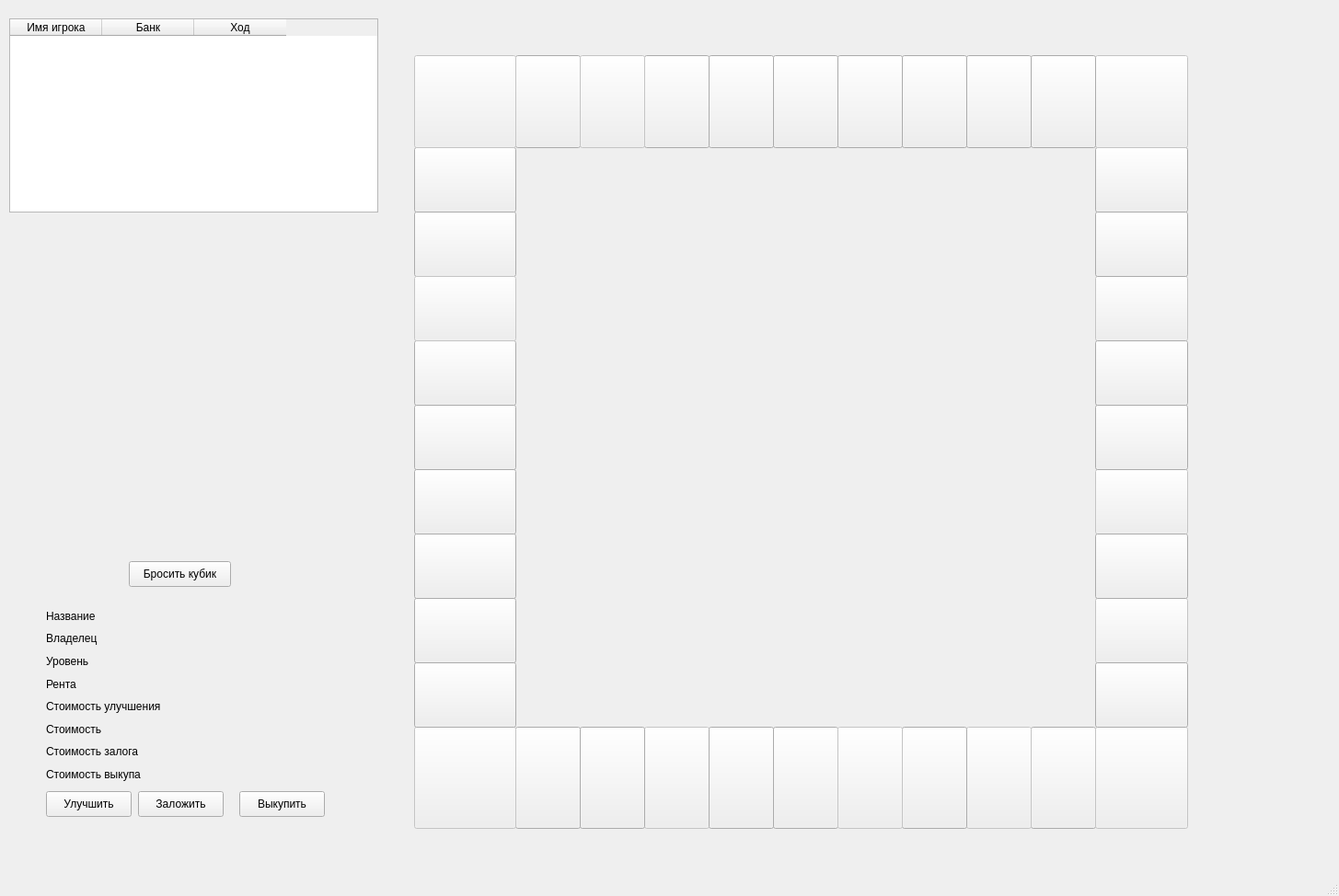
<?xml version="1.0" encoding="UTF-8"?>
<ui version="4.0">
 <class>MainWindow</class>
 <widget class="QMainWindow" name="MainWindow">
  <property name="geometry">
   <rect>
    <x>0</x>
    <y>0</y>
    <width>1455</width>
    <height>974</height>
   </rect>
  </property>
  <property name="windowTitle">
   <string>MainWindow</string>
  </property>
  <widget class="QWidget" name="centralwidget">
   <widget class="QPushButton" name="card10">
    <property name="geometry">
     <rect>
      <x>560</x>
      <y>790</y>
      <width>71</width>
      <height>111</height>
     </rect>
    </property>
    <property name="text">
     <string/>
    </property>
   </widget>
   <widget class="QPushButton" name="card11">
    <property name="enabled">
     <bool>false</bool>
    </property>
    <property name="geometry">
     <rect>
      <x>450</x>
      <y>790</y>
      <width>111</width>
      <height>111</height>
     </rect>
    </property>
    <property name="text">
     <string/>
    </property>
   </widget>
   <widget class="QPushButton" name="card29">
    <property name="geometry">
     <rect>
      <x>1050</x>
      <y>60</y>
      <width>71</width>
      <height>101</height>
     </rect>
    </property>
    <property name="text">
     <string/>
    </property>
   </widget>
   <widget class="QPushButton" name="card32">
    <property name="geometry">
     <rect>
      <x>1190</x>
      <y>160</y>
      <width>101</width>
      <height>71</height>
     </rect>
    </property>
    <property name="text">
     <string/>
    </property>
   </widget>
   <widget class="QPushButton" name="card34">
    <property name="enabled">
     <bool>false</bool>
    </property>
    <property name="geometry">
     <rect>
      <x>1190</x>
      <y>300</y>
      <width>101</width>
      <height>71</height>
     </rect>
    </property>
    <property name="text">
     <string/>
    </property>
   </widget>
   <widget class="QPushButton" name="card14">
    <property name="geometry">
     <rect>
      <x>450</x>
      <y>580</y>
      <width>111</width>
      <height>71</height>
     </rect>
    </property>
    <property name="text">
     <string/>
    </property>
   </widget>
   <widget class="QPushButton" name="card20">
    <property name="geometry">
     <rect>
      <x>450</x>
      <y>160</y>
      <width>111</width>
      <height>71</height>
     </rect>
    </property>
    <property name="text">
     <string/>
    </property>
   </widget>
   <widget class="QPushButton" name="card6">
    <property name="geometry">
     <rect>
      <x>840</x>
      <y>790</y>
      <width>71</width>
      <height>111</height>
     </rect>
    </property>
    <property name="text">
     <string/>
    </property>
    <property name="icon">
     <iconset>
      <normaloff>Image/Без имени5.png</normaloff>Image/Без имени5.png</iconset>
    </property>
    <property name="iconSize">
     <size>
      <width>31</width>
      <height>50</height>
     </size>
    </property>
   </widget>
   <widget class="QPushButton" name="card8">
    <property name="enabled">
     <bool>false</bool>
    </property>
    <property name="geometry">
     <rect>
      <x>700</x>
      <y>790</y>
      <width>71</width>
      <height>111</height>
     </rect>
    </property>
    <property name="text">
     <string/>
    </property>
   </widget>
   <widget class="QPushButton" name="card15">
    <property name="enabled">
     <bool>true</bool>
    </property>
    <property name="geometry">
     <rect>
      <x>450</x>
      <y>510</y>
      <width>111</width>
      <height>71</height>
     </rect>
    </property>
    <property name="text">
     <string/>
    </property>
   </widget>
   <widget class="QPushButton" name="card2">
    <property name="geometry">
     <rect>
      <x>1120</x>
      <y>790</y>
      <width>71</width>
      <height>111</height>
     </rect>
    </property>
    <property name="text">
     <string/>
    </property>
    <property name="icon">
     <iconset>
      <normaloff>Image/Без имени.png</normaloff>Image/Без имени.png</iconset>
    </property>
    <property name="iconSize">
     <size>
      <width>31</width>
      <height>50</height>
     </size>
    </property>
   </widget>
   <widget class="QPushButton" name="card3">
    <property name="enabled">
     <bool>false</bool>
    </property>
    <property name="geometry">
     <rect>
      <x>1050</x>
      <y>790</y>
      <width>71</width>
      <height>111</height>
     </rect>
    </property>
    <property name="text">
     <string/>
    </property>
   </widget>
   <widget class="QPushButton" name="card26">
    <property name="geometry">
     <rect>
      <x>840</x>
      <y>60</y>
      <width>71</width>
      <height>101</height>
     </rect>
    </property>
    <property name="text">
     <string/>
    </property>
   </widget>
   <widget class="QPushButton" name="card9">
    <property name="enabled">
     <bool>true</bool>
    </property>
    <property name="geometry">
     <rect>
      <x>630</x>
      <y>790</y>
      <width>71</width>
      <height>111</height>
     </rect>
    </property>
    <property name="text">
     <string/>
    </property>
   </widget>
   <widget class="QPushButton" name="card12">
    <property name="geometry">
     <rect>
      <x>450</x>
      <y>720</y>
      <width>111</width>
      <height>71</height>
     </rect>
    </property>
    <property name="text">
     <string/>
    </property>
   </widget>
   <widget class="QPushButton" name="card37">
    <property name="enabled">
     <bool>false</bool>
    </property>
    <property name="geometry">
     <rect>
      <x>1190</x>
      <y>510</y>
      <width>101</width>
      <height>71</height>
     </rect>
    </property>
    <property name="text">
     <string/>
    </property>
   </widget>
   <widget class="QPushButton" name="card4">
    <property name="enabled">
     <bool>true</bool>
    </property>
    <property name="geometry">
     <rect>
      <x>980</x>
      <y>790</y>
      <width>71</width>
      <height>111</height>
     </rect>
    </property>
    <property name="text">
     <string/>
    </property>
    <property name="icon">
     <iconset>
      <normaloff>Image/Без имени3.png</normaloff>Image/Без имени3.png</iconset>
    </property>
    <property name="iconSize">
     <size>
      <width>31</width>
      <height>50</height>
     </size>
    </property>
   </widget>
   <widget class="QPushButton" name="card39">
    <property name="enabled">
     <bool>false</bool>
    </property>
    <property name="geometry">
     <rect>
      <x>1190</x>
      <y>650</y>
      <width>101</width>
      <height>71</height>
     </rect>
    </property>
    <property name="text">
     <string/>
    </property>
   </widget>
   <widget class="QPushButton" name="card24">
    <property name="geometry">
     <rect>
      <x>700</x>
      <y>60</y>
      <width>71</width>
      <height>101</height>
     </rect>
    </property>
    <property name="text">
     <string/>
    </property>
   </widget>
   <widget class="QTableWidget" name="tableWidget">
    <property name="enabled">
     <bool>true</bool>
    </property>
    <property name="geometry">
     <rect>
      <x>10</x>
      <y>20</y>
      <width>401</width>
      <height>211</height>
     </rect>
    </property>
    <column>
     <property name="text">
      <string>Имя игрока</string>
     </property>
    </column>
    <column>
     <property name="text">
      <string>Банк</string>
     </property>
    </column>
    <column>
     <property name="text">
      <string>Ход</string>
     </property>
    </column>
   </widget>
   <widget class="QPushButton" name="card19">
    <property name="geometry">
     <rect>
      <x>450</x>
      <y>230</y>
      <width>111</width>
      <height>71</height>
     </rect>
    </property>
    <property name="text">
     <string/>
    </property>
   </widget>
   <widget class="QPushButton" name="card25">
    <property name="geometry">
     <rect>
      <x>770</x>
      <y>60</y>
      <width>71</width>
      <height>101</height>
     </rect>
    </property>
    <property name="text">
     <string/>
    </property>
   </widget>
   <widget class="QPushButton" name="card28">
    <property name="enabled">
     <bool>true</bool>
    </property>
    <property name="geometry">
     <rect>
      <x>980</x>
      <y>60</y>
      <width>71</width>
      <height>101</height>
     </rect>
    </property>
    <property name="text">
     <string/>
    </property>
   </widget>
   <widget class="QPushButton" name="card31">
    <property name="enabled">
     <bool>false</bool>
    </property>
    <property name="geometry">
     <rect>
      <x>1190</x>
      <y>60</y>
      <width>101</width>
      <height>101</height>
     </rect>
    </property>
    <property name="text">
     <string/>
    </property>
   </widget>
   <widget class="QPushButton" name="card36">
    <property name="geometry">
     <rect>
      <x>1190</x>
      <y>440</y>
      <width>101</width>
      <height>71</height>
     </rect>
    </property>
    <property name="text">
     <string/>
    </property>
   </widget>
   <widget class="QPushButton" name="card7">
    <property name="enabled">
     <bool>true</bool>
    </property>
    <property name="geometry">
     <rect>
      <x>770</x>
      <y>790</y>
      <width>71</width>
      <height>111</height>
     </rect>
    </property>
    <property name="text">
     <string/>
    </property>
   </widget>
   <widget class="QPushButton" name="pushButton">
    <property name="enabled">
     <bool>true</bool>
    </property>
    <property name="geometry">
     <rect>
      <x>140</x>
      <y>610</y>
      <width>111</width>
      <height>28</height>
     </rect>
    </property>
    <property name="toolTip">
     <string/>
    </property>
    <property name="text">
     <string>Бросить кубик</string>
    </property>
   </widget>
   <widget class="QPushButton" name="upButton">
    <property name="geometry">
     <rect>
      <x>50</x>
      <y>860</y>
      <width>93</width>
      <height>28</height>
     </rect>
    </property>
    <property name="text">
     <string>Улучшить</string>
    </property>
    <property name="checkable">
     <bool>false</bool>
    </property>
   </widget>
   <widget class="QLabel" name="Game">
    <property name="geometry">
     <rect>
      <x>210</x>
      <y>720</y>
      <width>231</width>
      <height>111</height>
     </rect>
    </property>
    <property name="text">
     <string/>
    </property>
   </widget>
   <widget class="QPushButton" name="card1">
    <property name="enabled">
     <bool>false</bool>
    </property>
    <property name="geometry">
     <rect>
      <x>1190</x>
      <y>790</y>
      <width>101</width>
      <height>111</height>
     </rect>
    </property>
    <property name="text">
     <string/>
    </property>
    <property name="icon">
     <iconset>
      <normaloff>Image/Без имени35.png</normaloff>Image/Без имени35.png</iconset>
    </property>
    <property name="iconSize">
     <size>
      <width>50</width>
      <height>50</height>
     </size>
    </property>
   </widget>
   <widget class="QPushButton" name="card30">
    <property name="geometry">
     <rect>
      <x>1120</x>
      <y>60</y>
      <width>71</width>
      <height>101</height>
     </rect>
    </property>
    <property name="text">
     <string/>
    </property>
   </widget>
   <widget class="QPushButton" name="card22">
    <property name="geometry">
     <rect>
      <x>560</x>
      <y>60</y>
      <width>71</width>
      <height>101</height>
     </rect>
    </property>
    <property name="text">
     <string/>
    </property>
   </widget>
   <widget class="QPushButton" name="card40">
    <property name="geometry">
     <rect>
      <x>1190</x>
      <y>720</y>
      <width>101</width>
      <height>71</height>
     </rect>
    </property>
    <property name="text">
     <string/>
    </property>
   </widget>
   <widget class="QPushButton" name="card35">
    <property name="geometry">
     <rect>
      <x>1190</x>
      <y>370</y>
      <width>101</width>
      <height>71</height>
     </rect>
    </property>
    <property name="text">
     <string/>
    </property>
   </widget>
   <widget class="QPushButton" name="card5">
    <property name="enabled">
     <bool>false</bool>
    </property>
    <property name="geometry">
     <rect>
      <x>910</x>
      <y>790</y>
      <width>71</width>
      <height>111</height>
     </rect>
    </property>
    <property name="text">
     <string/>
    </property>
   </widget>
   <widget class="QPushButton" name="card27">
    <property name="geometry">
     <rect>
      <x>910</x>
      <y>60</y>
      <width>71</width>
      <height>101</height>
     </rect>
    </property>
    <property name="text">
     <string/>
    </property>
   </widget>
   <widget class="QPushButton" name="card17">
    <property name="geometry">
     <rect>
      <x>450</x>
      <y>370</y>
      <width>111</width>
      <height>71</height>
     </rect>
    </property>
    <property name="text">
     <string/>
    </property>
   </widget>
   <widget class="QPushButton" name="card23">
    <property name="enabled">
     <bool>false</bool>
    </property>
    <property name="geometry">
     <rect>
      <x>630</x>
      <y>60</y>
      <width>71</width>
      <height>101</height>
     </rect>
    </property>
    <property name="text">
     <string/>
    </property>
   </widget>
   <widget class="QPushButton" name="card38">
    <property name="geometry">
     <rect>
      <x>1190</x>
      <y>580</y>
      <width>101</width>
      <height>71</height>
     </rect>
    </property>
    <property name="text">
     <string/>
    </property>
   </widget>
   <widget class="QPushButton" name="card16">
    <property name="geometry">
     <rect>
      <x>450</x>
      <y>440</y>
      <width>111</width>
      <height>71</height>
     </rect>
    </property>
    <property name="text">
     <string/>
    </property>
   </widget>
   <widget class="QPushButton" name="card33">
    <property name="enabled">
     <bool>true</bool>
    </property>
    <property name="geometry">
     <rect>
      <x>1190</x>
      <y>230</y>
      <width>101</width>
      <height>71</height>
     </rect>
    </property>
    <property name="text">
     <string/>
    </property>
   </widget>
   <widget class="QWidget" name="verticalLayoutWidget_5">
    <property name="enabled">
     <bool>true</bool>
    </property>
    <property name="geometry">
     <rect>
      <x>20</x>
      <y>370</y>
      <width>391</width>
      <height>201</height>
     </rect>
    </property>
    <layout class="QVBoxLayout" name="verticalLayout_5">
     <item>
      <layout class="QHBoxLayout" name="horizontalLayout_6">
       <item>
        <layout class="QVBoxLayout" name="verticalLayout_3">
         <item>
          <widget class="QLabel" name="cube_1">
           <property name="enabled">
            <bool>true</bool>
           </property>
           <property name="text">
            <string/>
           </property>
          </widget>
         </item>
        </layout>
       </item>
       <item>
        <layout class="QVBoxLayout" name="verticalLayout_4">
         <item>
          <widget class="QLabel" name="cube_2">
           <property name="enabled">
            <bool>true</bool>
           </property>
           <property name="text">
            <string/>
           </property>
          </widget>
         </item>
        </layout>
       </item>
      </layout>
     </item>
    </layout>
   </widget>
   <widget class="QPushButton" name="card21">
    <property name="enabled">
     <bool>false</bool>
    </property>
    <property name="geometry">
     <rect>
      <x>450</x>
      <y>60</y>
      <width>111</width>
      <height>101</height>
     </rect>
    </property>
    <property name="text">
     <string/>
    </property>
   </widget>
   <widget class="QPushButton" name="card13">
    <property name="enabled">
     <bool>true</bool>
    </property>
    <property name="geometry">
     <rect>
      <x>450</x>
      <y>650</y>
      <width>111</width>
      <height>71</height>
     </rect>
    </property>
    <property name="text">
     <string/>
    </property>
   </widget>
   <widget class="QPushButton" name="card18">
    <property name="enabled">
     <bool>false</bool>
    </property>
    <property name="geometry">
     <rect>
      <x>450</x>
      <y>300</y>
      <width>111</width>
      <height>71</height>
     </rect>
    </property>
    <property name="text">
     <string/>
    </property>
   </widget>
   <widget class="QWidget" name="verticalLayoutWidget">
    <property name="geometry">
     <rect>
      <x>50</x>
      <y>660</y>
      <width>160</width>
      <height>191</height>
     </rect>
    </property>
    <layout class="QVBoxLayout" name="Names">
     <item>
      <widget class="QLabel" name="l5">
       <property name="text">
        <string>Название</string>
       </property>
      </widget>
     </item>
     <item>
      <widget class="QLabel" name="l6">
       <property name="text">
        <string>Владелец</string>
       </property>
      </widget>
     </item>
     <item>
      <widget class="QLabel" name="l3">
       <property name="text">
        <string>Уровень</string>
       </property>
      </widget>
     </item>
     <item>
      <widget class="QLabel" name="l2">
       <property name="text">
        <string>Рента</string>
       </property>
      </widget>
     </item>
     <item>
      <widget class="QLabel" name="l1">
       <property name="text">
        <string>Стоимость улучшения</string>
       </property>
      </widget>
     </item>
     <item>
      <widget class="QLabel" name="l4">
       <property name="text">
        <string>Стоимость</string>
       </property>
      </widget>
     </item>
     <item>
      <widget class="QLabel" name="label">
       <property name="text">
        <string>Стоимость залога</string>
       </property>
      </widget>
     </item>
     <item>
      <widget class="QLabel" name="label_2">
       <property name="text">
        <string>Стоимость выкупа</string>
       </property>
      </widget>
     </item>
    </layout>
   </widget>
   <widget class="QWidget" name="verticalLayoutWidget_2">
    <property name="geometry">
     <rect>
      <x>210</x>
      <y>660</y>
      <width>160</width>
      <height>191</height>
     </rect>
    </property>
    <layout class="QVBoxLayout" name="Valus">
     <item>
      <widget class="QLabel" name="CardName">
       <property name="text">
        <string/>
       </property>
      </widget>
     </item>
     <item>
      <widget class="QLabel" name="owner">
       <property name="text">
        <string/>
       </property>
      </widget>
     </item>
     <item>
      <widget class="QLabel" name="level">
       <property name="text">
        <string/>
       </property>
      </widget>
     </item>
     <item>
      <widget class="QLabel" name="renta">
       <property name="text">
        <string/>
       </property>
      </widget>
     </item>
     <item>
      <widget class="QLabel" name="costUp">
       <property name="text">
        <string/>
       </property>
      </widget>
     </item>
     <item>
      <widget class="QLabel" name="cost">
       <property name="text">
        <string/>
       </property>
      </widget>
     </item>
     <item>
      <widget class="QLabel" name="cost_2">
       <property name="text">
        <string/>
       </property>
      </widget>
     </item>
     <item>
      <widget class="QLabel" name="cost_3">
       <property name="text">
        <string/>
       </property>
      </widget>
     </item>
    </layout>
   </widget>
   <widget class="QPushButton" name="upButton_2">
    <property name="geometry">
     <rect>
      <x>150</x>
      <y>860</y>
      <width>93</width>
      <height>28</height>
     </rect>
    </property>
    <property name="text">
     <string>Заложить</string>
    </property>
    <property name="checkable">
     <bool>false</bool>
    </property>
   </widget>
   <widget class="QPushButton" name="upButton_3">
    <property name="geometry">
     <rect>
      <x>260</x>
      <y>860</y>
      <width>93</width>
      <height>28</height>
     </rect>
    </property>
    <property name="text">
     <string>Выкупить</string>
    </property>
    <property name="checkable">
     <bool>false</bool>
    </property>
   </widget>
  </widget>
  <widget class="QMenuBar" name="menubar">
   <property name="geometry">
    <rect>
     <x>0</x>
     <y>0</y>
     <width>1455</width>
     <height>26</height>
    </rect>
   </property>
  </widget>
  <widget class="QStatusBar" name="statusbar"/>
 </widget>
 <resources/>
 <connections>
  <connection>
   <sender>pushButton</sender>
   <signal>clicked()</signal>
   <receiver>MainWindow</receiver>
   <slot>roll()</slot>
   <hints>
    <hint type="sourcelabel">
     <x>189</x>
     <y>649</y>
    </hint>
    <hint type="destinationlabel">
     <x>269</x>
     <y>671</y>
    </hint>
   </hints>
  </connection>
  <connection>
   <sender>card2</sender>
   <signal>clicked()</signal>
   <receiver>MainWindow</receiver>
   <slot>card1()</slot>
   <hints>
    <hint type="sourcelabel">
     <x>740</x>
     <y>386</y>
    </hint>
    <hint type="destinationlabel">
     <x>750</x>
     <y>487</y>
    </hint>
   </hints>
  </connection>
  <connection>
   <sender>card6</sender>
   <signal>clicked()</signal>
   <receiver>MainWindow</receiver>
   <slot>card3()</slot>
   <hints>
    <hint type="sourcelabel">
     <x>626</x>
     <y>390</y>
    </hint>
    <hint type="destinationlabel">
     <x>625</x>
     <y>489</y>
    </hint>
   </hints>
  </connection>
  <connection>
   <sender>card7</sender>
   <signal>clicked()</signal>
   <receiver>MainWindow</receiver>
   <slot>card4()</slot>
   <hints>
    <hint type="sourcelabel">
     <x>591</x>
     <y>395</y>
    </hint>
    <hint type="destinationlabel">
     <x>575</x>
     <y>494</y>
    </hint>
   </hints>
  </connection>
  <connection>
   <sender>card9</sender>
   <signal>clicked()</signal>
   <receiver>MainWindow</receiver>
   <slot>card5()</slot>
   <hints>
    <hint type="sourcelabel">
     <x>533</x>
     <y>395</y>
    </hint>
    <hint type="destinationlabel">
     <x>533</x>
     <y>459</y>
    </hint>
   </hints>
  </connection>
  <connection>
   <sender>card10</sender>
   <signal>clicked()</signal>
   <receiver>MainWindow</receiver>
   <slot>card6()</slot>
   <hints>
    <hint type="sourcelabel">
     <x>508</x>
     <y>389</y>
    </hint>
    <hint type="destinationlabel">
     <x>505</x>
     <y>474</y>
    </hint>
   </hints>
  </connection>
  <connection>
   <sender>card12</sender>
   <signal>clicked()</signal>
   <receiver>MainWindow</receiver>
   <slot>card7()</slot>
   <hints>
    <hint type="sourcelabel">
     <x>466</x>
     <y>340</y>
    </hint>
    <hint type="destinationlabel">
     <x>438</x>
     <y>433</y>
    </hint>
   </hints>
  </connection>
  <connection>
   <sender>card13</sender>
   <signal>clicked()</signal>
   <receiver>MainWindow</receiver>
   <slot>card8()</slot>
   <hints>
    <hint type="sourcelabel">
     <x>484</x>
     <y>315</y>
    </hint>
    <hint type="destinationlabel">
     <x>538</x>
     <y>314</y>
    </hint>
   </hints>
  </connection>
  <connection>
   <sender>card14</sender>
   <signal>clicked()</signal>
   <receiver>MainWindow</receiver>
   <slot>card9()</slot>
   <hints>
    <hint type="sourcelabel">
     <x>472</x>
     <y>291</y>
    </hint>
    <hint type="destinationlabel">
     <x>533</x>
     <y>283</y>
    </hint>
   </hints>
  </connection>
  <connection>
   <sender>card15</sender>
   <signal>clicked()</signal>
   <receiver>MainWindow</receiver>
   <slot>card10()</slot>
   <hints>
    <hint type="sourcelabel">
     <x>475</x>
     <y>256</y>
    </hint>
    <hint type="destinationlabel">
     <x>554</x>
     <y>250</y>
    </hint>
   </hints>
  </connection>
  <connection>
   <sender>card16</sender>
   <signal>clicked()</signal>
   <receiver>MainWindow</receiver>
   <slot>card11()</slot>
   <hints>
    <hint type="sourcelabel">
     <x>477</x>
     <y>225</y>
    </hint>
    <hint type="destinationlabel">
     <x>570</x>
     <y>220</y>
    </hint>
   </hints>
  </connection>
  <connection>
   <sender>card17</sender>
   <signal>clicked()</signal>
   <receiver>MainWindow</receiver>
   <slot>card12()</slot>
   <hints>
    <hint type="sourcelabel">
     <x>484</x>
     <y>191</y>
    </hint>
    <hint type="destinationlabel">
     <x>534</x>
     <y>191</y>
    </hint>
   </hints>
  </connection>
  <connection>
   <sender>card19</sender>
   <signal>clicked()</signal>
   <receiver>MainWindow</receiver>
   <slot>card13()</slot>
   <hints>
    <hint type="sourcelabel">
     <x>473</x>
     <y>135</y>
    </hint>
    <hint type="destinationlabel">
     <x>506</x>
     <y>135</y>
    </hint>
   </hints>
  </connection>
  <connection>
   <sender>card20</sender>
   <signal>clicked()</signal>
   <receiver>MainWindow</receiver>
   <slot>card14()</slot>
   <hints>
    <hint type="sourcelabel">
     <x>475</x>
     <y>98</y>
    </hint>
    <hint type="destinationlabel">
     <x>534</x>
     <y>107</y>
    </hint>
   </hints>
  </connection>
  <connection>
   <sender>card22</sender>
   <signal>clicked()</signal>
   <receiver>MainWindow</receiver>
   <slot>card15()</slot>
   <hints>
    <hint type="sourcelabel">
     <x>514</x>
     <y>73</y>
    </hint>
    <hint type="destinationlabel">
     <x>576</x>
     <y>153</y>
    </hint>
   </hints>
  </connection>
  <connection>
   <sender>card24</sender>
   <signal>clicked()</signal>
   <receiver>MainWindow</receiver>
   <slot>card16()</slot>
   <hints>
    <hint type="sourcelabel">
     <x>558</x>
     <y>62</y>
    </hint>
    <hint type="destinationlabel">
     <x>614</x>
     <y>117</y>
    </hint>
   </hints>
  </connection>
  <connection>
   <sender>card25</sender>
   <signal>clicked()</signal>
   <receiver>MainWindow</receiver>
   <slot>card17()</slot>
   <hints>
    <hint type="sourcelabel">
     <x>590</x>
     <y>79</y>
    </hint>
    <hint type="destinationlabel">
     <x>676</x>
     <y>186</y>
    </hint>
   </hints>
  </connection>
  <connection>
   <sender>card26</sender>
   <signal>clicked()</signal>
   <receiver>MainWindow</receiver>
   <slot>card18()</slot>
   <hints>
    <hint type="sourcelabel">
     <x>632</x>
     <y>70</y>
    </hint>
    <hint type="destinationlabel">
     <x>658</x>
     <y>232</y>
    </hint>
   </hints>
  </connection>
  <connection>
   <sender>card27</sender>
   <signal>clicked()</signal>
   <receiver>MainWindow</receiver>
   <slot>card19()</slot>
   <hints>
    <hint type="sourcelabel">
     <x>653</x>
     <y>72</y>
    </hint>
    <hint type="destinationlabel">
     <x>692</x>
     <y>125</y>
    </hint>
   </hints>
  </connection>
  <connection>
   <sender>card28</sender>
   <signal>clicked()</signal>
   <receiver>MainWindow</receiver>
   <slot>card20()</slot>
   <hints>
    <hint type="sourcelabel">
     <x>683</x>
     <y>71</y>
    </hint>
    <hint type="destinationlabel">
     <x>667</x>
     <y>148</y>
    </hint>
   </hints>
  </connection>
  <connection>
   <sender>card29</sender>
   <signal>clicked()</signal>
   <receiver>MainWindow</receiver>
   <slot>card21()</slot>
   <hints>
    <hint type="sourcelabel">
     <x>716</x>
     <y>80</y>
    </hint>
    <hint type="destinationlabel">
     <x>718</x>
     <y>154</y>
    </hint>
   </hints>
  </connection>
  <connection>
   <sender>card30</sender>
   <signal>clicked()</signal>
   <receiver>MainWindow</receiver>
   <slot>card22()</slot>
   <hints>
    <hint type="sourcelabel">
     <x>736</x>
     <y>73</y>
    </hint>
    <hint type="destinationlabel">
     <x>649</x>
     <y>202</y>
    </hint>
   </hints>
  </connection>
  <connection>
   <sender>card32</sender>
   <signal>clicked()</signal>
   <receiver>MainWindow</receiver>
   <slot>card23()</slot>
   <hints>
    <hint type="sourcelabel">
     <x>784</x>
     <y>114</y>
    </hint>
    <hint type="destinationlabel">
     <x>843</x>
     <y>99</y>
    </hint>
   </hints>
  </connection>
  <connection>
   <sender>card33</sender>
   <signal>clicked()</signal>
   <receiver>MainWindow</receiver>
   <slot>card24()</slot>
   <hints>
    <hint type="sourcelabel">
     <x>794</x>
     <y>135</y>
    </hint>
    <hint type="destinationlabel">
     <x>844</x>
     <y>145</y>
    </hint>
   </hints>
  </connection>
  <connection>
   <sender>card35</sender>
   <signal>clicked()</signal>
   <receiver>MainWindow</receiver>
   <slot>card25()</slot>
   <hints>
    <hint type="sourcelabel">
     <x>777</x>
     <y>203</y>
    </hint>
    <hint type="destinationlabel">
     <x>868</x>
     <y>207</y>
    </hint>
   </hints>
  </connection>
  <connection>
   <sender>card36</sender>
   <signal>clicked()</signal>
   <receiver>MainWindow</receiver>
   <slot>card26()</slot>
   <hints>
    <hint type="sourcelabel">
     <x>791</x>
     <y>230</y>
    </hint>
    <hint type="destinationlabel">
     <x>901</x>
     <y>229</y>
    </hint>
   </hints>
  </connection>
  <connection>
   <sender>card38</sender>
   <signal>clicked()</signal>
   <receiver>MainWindow</receiver>
   <slot>card27()</slot>
   <hints>
    <hint type="sourcelabel">
     <x>789</x>
     <y>291</y>
    </hint>
    <hint type="destinationlabel">
     <x>898</x>
     <y>288</y>
    </hint>
   </hints>
  </connection>
  <connection>
   <sender>card40</sender>
   <signal>clicked()</signal>
   <receiver>MainWindow</receiver>
   <slot>card28()</slot>
   <hints>
    <hint type="sourcelabel">
     <x>776</x>
     <y>352</y>
    </hint>
    <hint type="destinationlabel">
     <x>909</x>
     <y>361</y>
    </hint>
   </hints>
  </connection>
  <connection>
   <sender>card4</sender>
   <signal>clicked()</signal>
   <receiver>MainWindow</receiver>
   <slot>card2()</slot>
   <hints>
    <hint type="sourcelabel">
     <x>683</x>
     <y>402</y>
    </hint>
    <hint type="destinationlabel">
     <x>688</x>
     <y>449</y>
    </hint>
   </hints>
  </connection>
  <connection>
   <sender>upButton</sender>
   <signal>clicked()</signal>
   <receiver>MainWindow</receiver>
   <slot>updateCard()</slot>
   <hints>
    <hint type="sourcelabel">
     <x>532</x>
     <y>684</y>
    </hint>
    <hint type="destinationlabel">
     <x>634</x>
     <y>636</y>
    </hint>
   </hints>
  </connection>
  <connection>
   <sender>upButton_2</sender>
   <signal>clicked()</signal>
   <receiver>MainWindow</receiver>
   <slot>sell()</slot>
   <hints>
    <hint type="sourcelabel">
     <x>592</x>
     <y>693</y>
    </hint>
    <hint type="destinationlabel">
     <x>632</x>
     <y>683</y>
    </hint>
   </hints>
  </connection>
  <connection>
   <sender>upButton_3</sender>
   <signal>clicked()</signal>
   <receiver>MainWindow</receiver>
   <slot>buyAgain()</slot>
   <hints>
    <hint type="sourcelabel">
     <x>737</x>
     <y>688</y>
    </hint>
    <hint type="destinationlabel">
     <x>820</x>
     <y>688</y>
    </hint>
   </hints>
  </connection>
 </connections>
 <slots>
  <slot>card1()</slot>
  <slot>card2()</slot>
  <slot>card3()</slot>
  <slot>card4()</slot>
  <slot>card5()</slot>
  <slot>card6()</slot>
  <slot>card7()</slot>
  <slot>roll()</slot>
  <slot>card8()</slot>
  <slot>card9()</slot>
  <slot>card10()</slot>
  <slot>card11()</slot>
  <slot>card12()</slot>
  <slot>card13()</slot>
  <slot>card14()</slot>
  <slot>card15()</slot>
  <slot>card16()</slot>
  <slot>card17()</slot>
  <slot>card18()</slot>
  <slot>card19()</slot>
  <slot>card20()</slot>
  <slot>card21()</slot>
  <slot>card22()</slot>
  <slot>card23()</slot>
  <slot>card24()</slot>
  <slot>card25()</slot>
  <slot>card26()</slot>
  <slot>card27()</slot>
  <slot>card28()</slot>
  <slot>card29()</slot>
  <slot>card30()</slot>
  <slot>updateCard()</slot>
  <slot>sell()</slot>
  <slot>buyAgain()</slot>
 </slots>
</ui>
